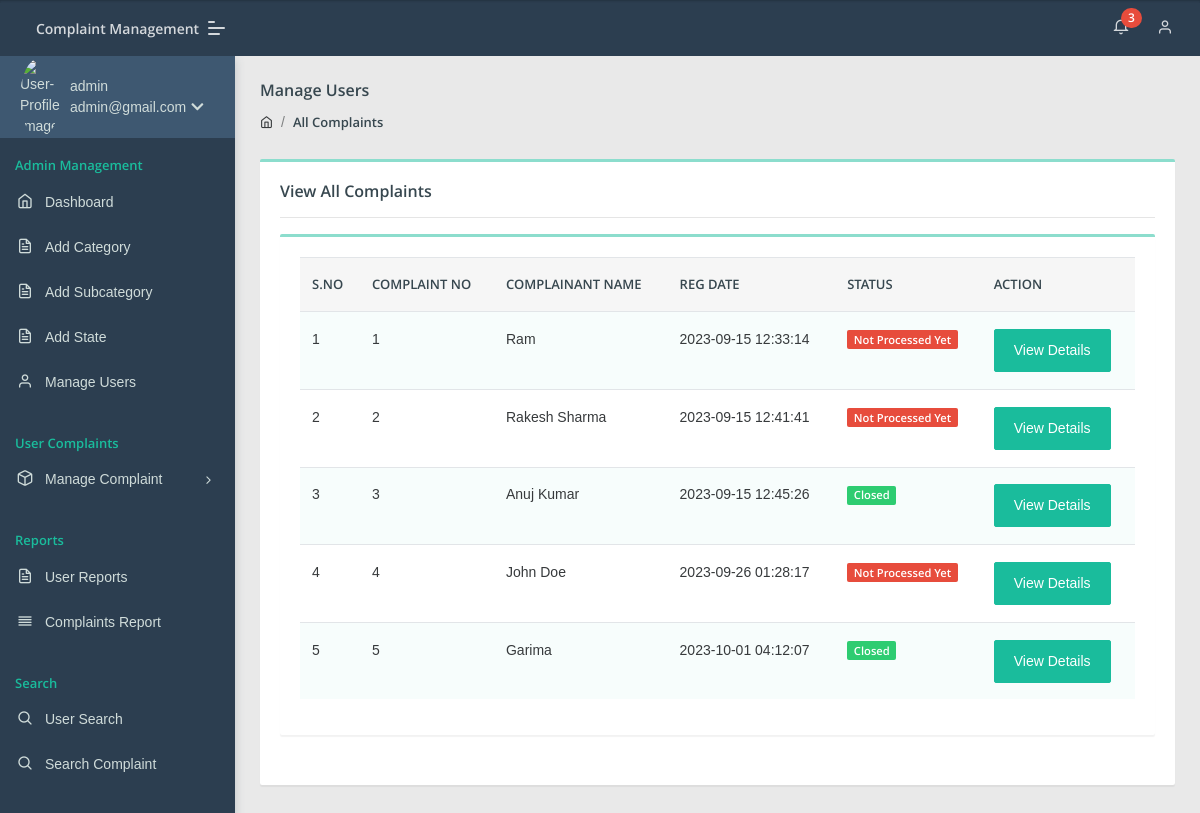
The page /cms/admin/all-complaint.php (signed in) on the database its author committed.
### tables this page shows
CREATE TABLE `tblcomplaints` (
  `complaintNumber` int(11) NOT NULL,
  `userId` int(11) DEFAULT NULL,
  `category` int(11) DEFAULT NULL,
  `subcategory` varchar(255) DEFAULT NULL,
  `complaintType` varchar(255) DEFAULT NULL,
  `state` varchar(255) DEFAULT NULL,
  `noc` varchar(255) DEFAULT NULL,
  `complaintDetails` mediumtext DEFAULT NULL,
  `complaintFile` varchar(255) DEFAULT NULL,
  `regDate` timestamp NULL DEFAULT current_timestamp(),
  `status` varchar(50) DEFAULT NULL,
  `lastUpdationDate` timestamp NULL DEFAULT NULL ON UPDATE current_timestamp()
);

CREATE TABLE `users` (
  `id` int(11) NOT NULL,
  `fullName` varchar(255) DEFAULT NULL,
  `userEmail` varchar(255) DEFAULT NULL,
  `password` varchar(255) DEFAULT NULL,
  `contactNo` bigint(11) DEFAULT NULL,
  `address` tinytext DEFAULT NULL,
  `State` varchar(255) DEFAULT NULL,
  `country` varchar(255) DEFAULT NULL,
  `pincode` int(6) DEFAULT NULL,
  `userImage` varchar(255) DEFAULT NULL,
  `regDate` timestamp NOT NULL DEFAULT current_timestamp(),
  `updationDate` timestamp NULL DEFAULT NULL,
  `status` int(1) DEFAULT NULL
);

### cms/admin/all-complaint.php (the view, shortened to what this page needs)
<?php
include('include/config.php');
if(strlen($_SESSION['aid'])==0)
    {
header('location:index.php');
}
else{
?>
<!DOCTYPE html>
<html lang="en">
<head>
    <link rel="stylesheet" href="assets/css/style.css">
</head>
<body class="">
	<?php include('include/sidebar.php');?>
	<?php include('include/header.php');?>
<section class="pcoded-main-container">
    <div class="pcoded-content">
        <div class="page-header">
            <div class="page-block">
                <div class="row align-items-center">
                    <div class="col-md-12">
                        <div class="page-header-title">
                            <h5 class="m-b-10">Manage Users</h5>
                        </div>
                        <ul class="breadcrumb">
                            <li class="breadcrumb-item"><a href="dashboard.php"><i class="feather icon-home"></i></a></li>
                            <li class="breadcrumb-item"><a href="all-complaint.php">All Complaints</a></li>
                        </ul>
                    </div>
                </div>
            </div>
        </div>
        <div class="row">
            <div class="col-sm-12">
                <div class="card">
                    <div class="card-body">
                        <h5>View All Complaints</h5>
                        <hr>
                      <div class="row">
                            <div class="col-xl-12">
                <div class="card">
                    <div class="card-body table-border-style">
                        <div class="table-responsive">
                            <table class="table table-striped">
                                <thead>
                                        <tr><th>S.No</th>
											<th>Complaint No</th>
											<th>Complainant Name</th>
											<th>Reg Date</th>
											<th>Status</th>
											<th>Action</th>
										</tr>
                                </thead>
                                <tbody>
                                    <?php
$query=mysqli_query($con,"select tblcomplaints.*,users.fullName as name from tblcomplaints join users on users.id=tblcomplaints.userId");
$cnt=1;
while($row=mysqli_fetch_array($query))
{
?>
                                        <tr>
                                            <td><?php echo htmlentities($cnt);?></td>
                                            <td><?php echo htmlentities($row['complaintNumber']);?></td>
                                            <td><?php echo htmlentities($row['name']);?></td>
                                            <td> <?php echo htmlentities($row['regDate']);?></td>
                                           <td>
                                                <?php $status=$row['status'];
                                                if($status==''): ?>
                                                <span class="badge badge-danger">Not Processed Yet</span>
                                            <?php elseif($status=='in process'):?>
                                             <span class="badge badge-warning">In Process</span>
                                         <?php elseif($status=='closed'):?>
                                             <span class="badge badge-success">Closed</span>
                                         <?php endif;?>
</td>
<td>   <a href="complaint-details.php?cid=<?php echo htmlentities($row['complaintNumber']);?>" class="btn btn-primary"> View Details</a>
											</td>
                                        </tr>
                                        <?php $cnt=$cnt+1; } ?>
                                </tbody>
                            </table>
                        </div>
                    </div>
                </div>
            </div>
                        </div>
                    </div>
                </div>
            </div>
        </div>
    </div>
</section>
</body>
</html>
<?php } ?>

### cms/admin/include/sidebar.php (shortened to what this page needs)
	<nav class="pcoded-navbar  ">
		<div class="navbar-wrapper  ">
			<div class="navbar-content scroll-div " >
				<div class="">
					<div class="main-menu-header">
						<img class="img-radius" src="assets/images/user/user-gear.png" alt="User-Profile-Image">
						<div class="user-details">
							<?php
$id=intval($_SESSION["aid"]);
$query=mysqli_query($con,"select * from admin where id='$id'");
while($row=mysqli_fetch_array($query))
{
?>
							<span><?php echo  htmlentities($row['fullname']);?></span>
							<div id="more-details"><?php echo  htmlentities($row['email']);?><i class="fa fa-chevron-down m-l-5"></i></div><?php } ?>
						</div>
					</div>
				</div>
				<ul class="nav pcoded-inner-navbar ">
					<li class="nav-item pcoded-menu-caption">
						<label>Admin Management</label>
					</li>
					<li class="nav-item">
					    <a href="dashboard.php" class="nav-link "><span class="pcoded-micon"><i class="feather icon-home"></i></span><span class="pcoded-mtext">Dashboard</span></a>
					</li>
					<li class="nav-item">
					    <a href="category.php" class="nav-link "><span class="pcoded-micon"><i class="feather icon-file-text"></i></span><span class="pcoded-mtext">Add Category</span></a>
					</li>
					<li class="nav-item">
					    <a href="subcategory.php" class="nav-link "><span class="pcoded-micon"><i class="feather icon-file-text"></i></span><span class="pcoded-mtext">Add Subcategory</span></a>
					</li>
					<li class="nav-item">
					    <a href="state.php" class="nav-link "><span class="pcoded-micon"><i class="feather icon-file-text"></i></span><span class="pcoded-mtext">Add State</span></a>
					</li>
					<li class="nav-item">
					    <a href="manage-users.php" class="nav-link "><span class="pcoded-micon"><i class="feather icon-user"></i></span><span class="pcoded-mtext">Manage Users</span></a>
					</li>
					<li class="nav-item pcoded-menu-caption">
						<label>User Complaints</label>
					</li>
					<li class="nav-item pcoded-hasmenu">
						<a href="#!" class="nav-link "><span class="pcoded-micon"><i class="feather icon-box"></i></span><span class="pcoded-mtext">Manage Complaint</span></a>
					</li>
					<li class="nav-item pcoded-menu-caption">
					    <label>Reports</label>
					</li>
					<li class="nav-item">
					    <a href="between-date-userreport.php" class="nav-link "><span class="pcoded-micon"><i class="feather icon-file-text"></i></span><span class="pcoded-mtext">User Reports</span></a>
					</li>
					<li class="nav-item">
					    <a href="between-date-complaintreport.php" class="nav-link "><span class="pcoded-micon"><i class="feather icon-align-justify"></i></span><span class="pcoded-mtext">Complaints Report</span></a>
					</li>
					<li class="nav-item pcoded-menu-caption">
						<label>Search</label>
					</li>
					<li class="nav-item">
					    <a href="user-search.php" class="nav-link "><span class="pcoded-micon"><i class="feather icon-search"></i></span><span class="pcoded-mtext">User Search</span></a>
					</li>
					<li class="nav-item">
					    <a href="complaint-search.php" class="nav-link "><span class="pcoded-micon"><i class="feather icon-search"></i></span><span class="pcoded-mtext">Search Complaint</span></a>
					</li>
				</ul>
			</div>
		</div>
	</nav>

### cms/admin/include/header.php (shortened to what this page needs)
<header class="navbar pcoded-header navbar-expand-lg navbar-light header-dark">
				<div class="m-header">
					<a class="mobile-menu" id="mobile-collapse" href="#!"><span></span></a>
					<a href="dashboard.php" class="b-brand">
						<strong>Complaint Management</strong>
					</a>
				</div>
				<div class="collapse navbar-collapse">
					<ul class="navbar-nav ml-auto">
						<li>
							<div class="dropdown">
								<a class="dropdown-toggle" href="#" data-toggle="dropdown">
									<i class="icon feather icon-bell"></i>
									<?php
$rt = mysqli_query($con,"select tblcomplaints.*,users.fullName as name from tblcomplaints join users on users.id=tblcomplaints.userId where tblcomplaints.status is null");
$num1 = mysqli_num_rows($rt);
?>
									<span class="badge badge-pill badge-danger"><?php echo htmlentities($num1)?></span>
								</a>
							</div>
						</li>
						<li>
							<div class="dropdown drp-user">
								<a href="#" class="dropdown-toggle" data-toggle="dropdown">
									<i class="feather icon-user"></i>
								</a>
							</div>
						</li>
					</ul>
				</div>
	</header>

### rows shown on the page
tblcomplaints: complaintNumber "1", userId.fullName "Ram", regDate "2023-09-15 12:33:14", shows "Not Processed Yet"
tblcomplaints: complaintNumber "2", userId.fullName "Rakesh Sharma", regDate "2023-09-15 12:41:41", shows "Not Processed Yet"
tblcomplaints: complaintNumber "3", userId.fullName "Anuj Kumar", regDate "2023-09-15 12:45:26", status "Closed"
tblcomplaints: complaintNumber "4", userId.fullName "John Doe", regDate "2023-09-26 01:28:17", shows "Not Processed Yet"
tblcomplaints: complaintNumber "5", userId.fullName "Garima", regDate "2023-10-01 04:12:07", status "Closed"

### other values the page prints
$row['fullname'] "admin"
$row['email'] "admin@gmail.com"
$num1 "3"
